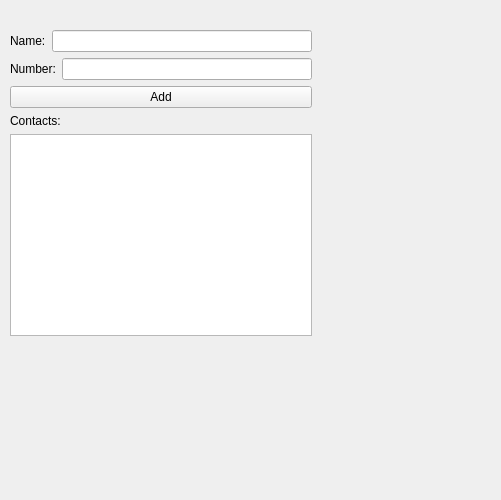
<?xml version="1.0" encoding="UTF-8"?>
<ui version="4.0">
 <class>Form</class>
 <widget class="QWidget" name="Form">
  <property name="geometry">
   <rect>
    <x>0</x>
    <y>0</y>
    <width>501</width>
    <height>500</height>
   </rect>
  </property>
  <property name="minimumSize">
   <size>
    <width>400</width>
    <height>500</height>
   </size>
  </property>
  <property name="windowTitle">
   <string>notebook</string>
  </property>
  <widget class="QWidget" name="">
   <property name="geometry">
    <rect>
     <x>10</x>
     <y>30</y>
     <width>302</width>
     <height>306</height>
    </rect>
   </property>
   <layout class="QVBoxLayout" name="verticalLayout">
    <item>
     <layout class="QHBoxLayout" name="horizontalLayout">
      <item>
       <widget class="QLabel" name="label">
        <property name="text">
         <string>Name:</string>
        </property>
       </widget>
      </item>
      <item>
       <widget class="QLineEdit" name="editName"/>
      </item>
     </layout>
    </item>
    <item>
     <layout class="QHBoxLayout" name="horizontalLayout_2">
      <item>
       <widget class="QLabel" name="label_2">
        <property name="text">
         <string>Number:</string>
        </property>
       </widget>
      </item>
      <item>
       <widget class="QLineEdit" name="editPhone"/>
      </item>
     </layout>
    </item>
    <item>
     <widget class="QPushButton" name="btnAdd">
      <property name="text">
       <string>Add</string>
      </property>
     </widget>
    </item>
    <item>
     <widget class="QLabel" name="label_3">
      <property name="text">
       <string>Contacts:</string>
      </property>
     </widget>
    </item>
    <item>
     <widget class="QListWidget" name="listContacts">
      <property name="minimumSize">
       <size>
        <width>300</width>
        <height>200</height>
       </size>
      </property>
     </widget>
    </item>
   </layout>
  </widget>
 </widget>
 <resources/>
 <connections/>
</ui>
